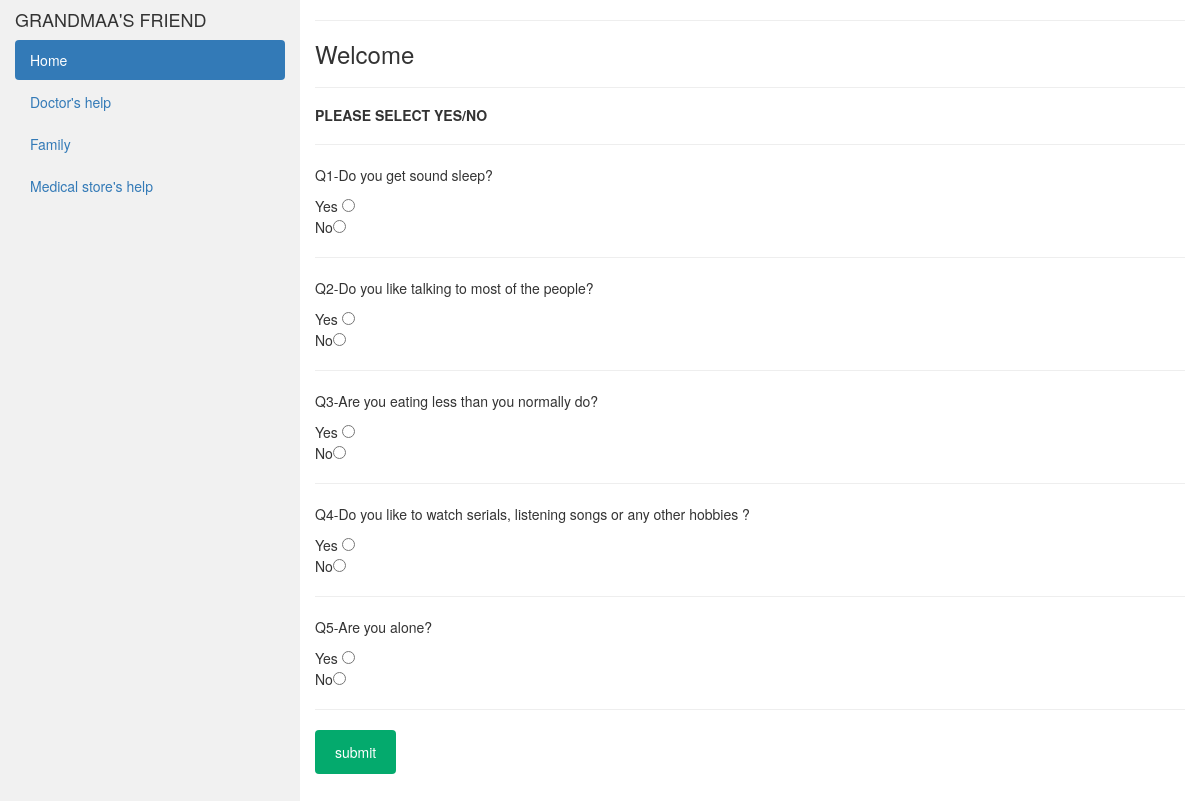
/test.php?problem=1, run on the app's committed database.
### tables this page shows
CREATE TABLE `questions` (
  `id` int(10) NOT NULL,
  `que_key` varchar(20) NOT NULL,
  `question` varchar(400) NOT NULL,
  `que_problem` varchar(30) NOT NULL,
  `que_points` int(10) NOT NULL
);

### test.php (the view, shortened to what this page needs)
<?php
$name=$_SESSION['full_name'];
$problem=$_GET['problem'];
?>
<!DOCTYPE html>
<html lang="en">
<head>
  <link rel="stylesheet" href="https://maxcdn.bootstrapcdn.com/bootstrap/3.4.1/css/bootstrap.min.css">
</head>
<body>
    <form action ="test.php?problem=<?php echo $problem;?> " method="post">
<?php include 'navbar.php';?>
    <div class="col-sm-9">
      <hr>
     <h3>Welcome <b><?php echo $name;?></b></h3>
     <hr>
     <h5><b>PLEASE SELECT YES/NO</b> </h5>
     <hr>
   <?php
   include'dbconnect.php';
   $problem=$_GET['problem'];
 $select = "SELECT * FROM `questions` WHERE que_key ='$problem' ";
 $result = mysqli_query($conn, $select);
$rows_exist = mysqli_num_rows($result);
$row= mysqli_fetch_array($result);
$cnt = $row['id'];
$j=1;
for($i=0;$i<$rows_exist;$i++){
$select2 = "SELECT * FROM `questions` WHERE `que_key` ='$problem'AND `id`='$cnt' ";
 $result2 = mysqli_query($conn, $select2);
$row2= mysqli_fetch_array($result2);
?>
<p>
<?php
echo "Q$j-";
$j++;
echo $row2["question"];
$cnt++;
echo "<br>";
?></p>
Yes  <input type="radio" name=" ans[<?php echo $row2['id'];?>]" value="<?php echo $row2['que_points'];?>"><br>
No<input type="radio" name=" ans[<?php echo $row2['id'];?>]" value="0">
<hr>
<?php
}
?>
<input type ="submit" name="submit" value="submit" onclick="myFunction()">
</form>

### test.php (style rules this page uses)
input[type=submit] { background-color: #04AA6D; color: white; padding: 12px 20px; border: none; border-radius: 4px; cursor: pointer; }

### data on the page
questions: question "Do you get sound sleep?"
questions: question "Do you like talking to most of the people?"
questions: question "Are you eating less than you normally do?"
questions: question "Do you like to watch serials, listening songs or any other hobbies ?"
questions: question "Are you alone?"
